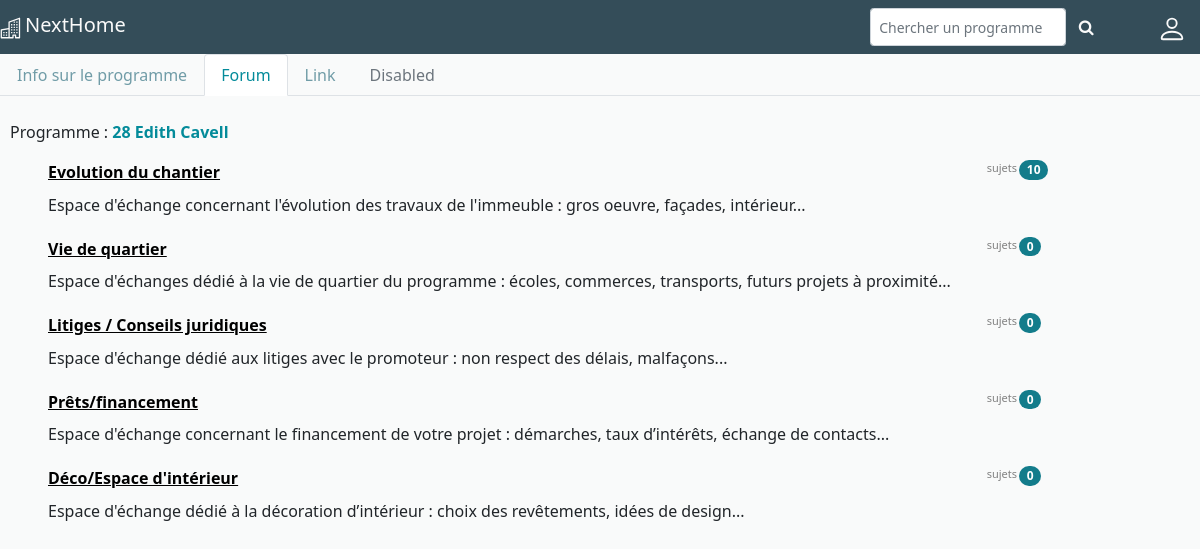
Page /monimmo/28-edith-cavell/1/themes on the committed database.
### monimmo/models.py (models this page shows, shortened)
class Programme(models.Model):
    LIVRAISON_STATUTS = ((1, "En commercialisation"), (2, "En construction"), (3, "Terminé"))
    promoteur = models.ForeignKey(Promoteur, on_delete=models.CASCADE)
    nom = models.CharField(max_length=40)
    description = models.CharField(max_length=500, blank=True, null=True)
    date_livraison_ini = models.DateField("Date de livraison initiale")
    date_livraison_act = models.DateField("Date de livraison prévue", blank=True, null=True)
    statut = models.IntegerField(choices=LIVRAISON_STATUTS)
    slug = AutoSlugField(populate_from='nom', always_update=True, max_length=255, editable=True, blank=True)
    owner = models.ManyToManyField(User, through="Reservation")
    def get_absolute_url(self):
        return reverse('detail_programme',
                       args=[self.slug, self.pk])
    def get_absolute_url_themes(self):
        return reverse('consult_themes',
                       args=[self.slug, self.pk])

class Topic(models.Model):
    title = models.CharField(max_length=50)
    description = models.TextField(max_length=200)
    slug = AutoSlugField(populate_from='title', always_update=True, max_length=255, editable=True, blank=True)

### monimmo/views.py (the view)
# urls.py: path('<slug:slug>/<int:pk>/themes', Topic_view, name="consult_themes"),
def Topic_view(request, slug, pk ):
    Topic_display = Topic.objects.all()
    list_subcount = []
    for topic in Topic.objects.all():
        list_subcount.append(len(Subject.objects.filter(programme=pk,topic=topic.pk)))
    dict_context = {}
    dict_context["Topics"] = zip(Topic_display, list_subcount)
    dict_context["Programme"] = Programme.objects.get(pk=pk)
    return render(request, 'monimmo/pages/themes.html', dict_context)

### monimmo/templates/monimmo/pages/themes.html (shortened to what this page needs)
{% extends "monimmo/base.html" %}
{% load static %}
{% block content %}
<ul class="nav nav-tabs">
  <li class="nav-item">
    <a class="nav-link" href={{Programme.get_absolute_url}}>Info sur le programme</a>
  </li>
  <li class="nav-item">
    <a class="nav-link active" href="#">Forum</a>
  </li>
  <li class="nav-item">
    <a class="nav-link" href="#">Link</a>
  </li>
  <li class="nav-item">
    <a class="nav-link disabled" href="#" tabindex="-1" aria-disabled="true">Disabled</a>
  </li>
</ul>
<br>
<p class="topic"> Programme : <strong> {{Programme.nom}} </strong> </p>
    {% for topic, topic_count in Topics %}
    <div class="grid-topic">
      <div class="topic1">
        <a class="fw-bold" href={{Programme.get_absolute_url_themes}}/{{topic.slug}}>{{topic.title}}</a>
      </div>
      <div class="topic2">
        {{topic.description}}
      </div>
      <div class="topic3">
        <p class="topic2"> sujets</p>
        <span class="badge test2 rounded-pill">{{topic_count}}</span>
      </div>
    </div>
     {% endfor %}
{% endblock %}

### monimmo/templates/monimmo/base.html (shortened to what this page needs)
<!DOCTYPE html>
<html lang="en">
<head>
</head>
<body class="site_background">
{% include "monimmo/navbar.html" %}
{% block content %}
{% endblock %}
</body>
</html>

### monimmo/templates/monimmo/navbar.html (shortened to what this page needs)
{% load static %}
<!DOCTYPE html>
<html lang="en">
<head>
    <link href="https://cdn.jsdelivr.net/npm/bootstrap@5.1.1/dist/css/bootstrap.min.css" rel="stylesheet">
    <link rel="stylesheet" href="https://cdnjs.cloudflare.com/ajax/libs/font-awesome/4.7.0/css/font-awesome.min.css">
    <link rel="stylesheet" href="{% static './monimmo/style.css'%}" type="text/css">
</head>
<body>
        <nav class="navbar nav_grid">
            <div >
                <a class="navbar-brand nav_content_color" href="{% url 'home' %}">NextHome</a>
            </div>
        <div class="nav_container">
            <form  class="d-inline-flex" action="{% url 'search_results' %}" method="get">
                <input class="form-control form-control-sm  w-75 basicAutoComplete " autocomplete="on" name="q" type="search" placeholder="Chercher un programme" aria-label="Search">
                <button type="submit" class="btn  nav_content_color">
                    <i class="fa fa-search"></i>
                </button>
            </form>
             <a  href="{% url 'compte' %}">
             </a>
        </div>
    </nav>
</body>
</html>

### monimmo/static/monimmo/style.css (style rules this page uses)
.site_background { background-color: #f9fafa; height: 100vh; }
.nav_content_color { color : #fafafa; }
.nav_grid { display: grid; grid-template-columns: 1fr 4fr 2fr; background-color: #344D59; }
.nav_container { display : flex; flex-direction: row; justify-content: space-around; flex-wrap: wrap; align-items: center; }
a { color: black; }
strong { font-weight : bold; color: #048B9A; }
.nav-link.active { color: #048B9A !important; }
.nav-link { color : #709CA7; }
.grid-topic { display: grid; grid-template-rows: auto auto; grid-template-columns: 8fr 1fr; margin-left: 3em; margin-right: 6em; margin-bottom : 20px; }
.topic1 { grid-area : 1 / 1; height:auto; }
.topic2 { grid-area : 2 / 1; height: auto; }
.topic3 { display: flex; grid-area : 1 / 2; height: 60%; }
p.topic { margin-left: 10px; }
p.topic2, span.badge.test2.rounded-pill { justify-content: center; }
p.topic2 { color: grey; font-size: 11px; margin-right: 2px; }
.test2 { background-color: #137C8B; }

### rows in the picture
Programme: nom "28 Edith Cavell"
Topic: title "Evolution du chantier", description "Espace d'échange concernant l'évolution des travaux de l'immeuble : gros oeuvre, façades, intérieur...", topic_count "10"
Topic: title "Vie de quartier", description "Espace d'échanges dédié à la vie de quartier du programme : écoles, commerces, transports, futurs projets à proximité...", topic_count "0"
Topic: title "Litiges / Conseils juridiques", description "Espace d'échange dédié aux litiges avec le promoteur : non respect des délais, malfaçons...", topic_count "0"
Topic: title "Prêts/financement", description "Espace d'échange concernant le financement de votre projet : démarches, taux d’intérêts, échange de contacts...", topic_count "0"
Topic: title "Déco/Espace d'intérieur", description "Espace d'échange dédié à la décoration d’intérieur : choix des revêtements, idées de design...", topic_count "0"
